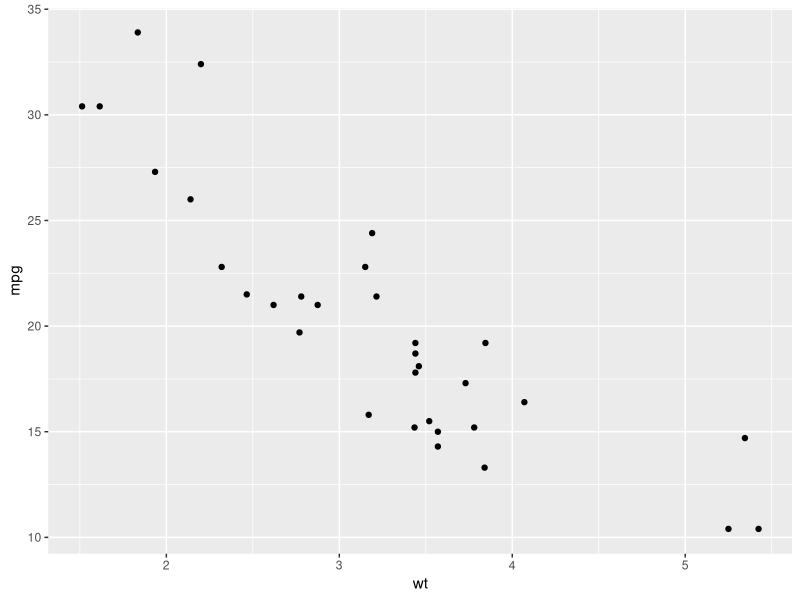
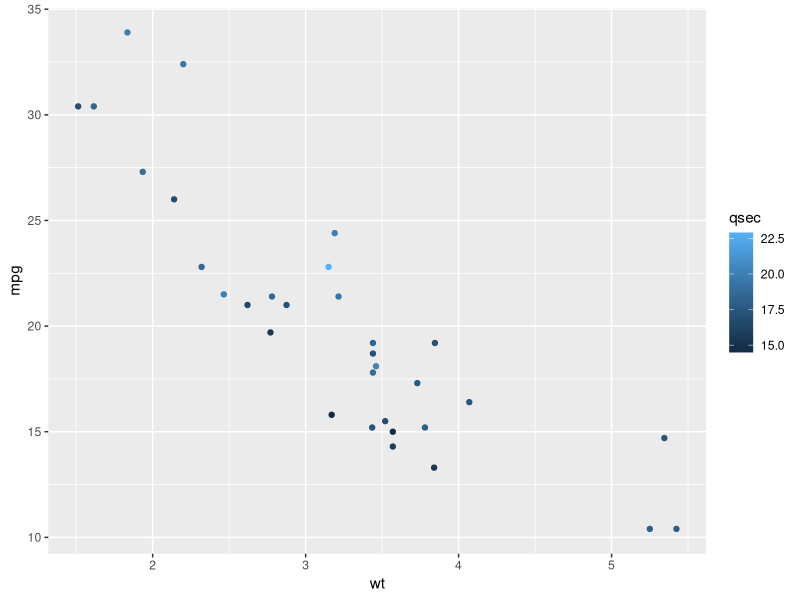
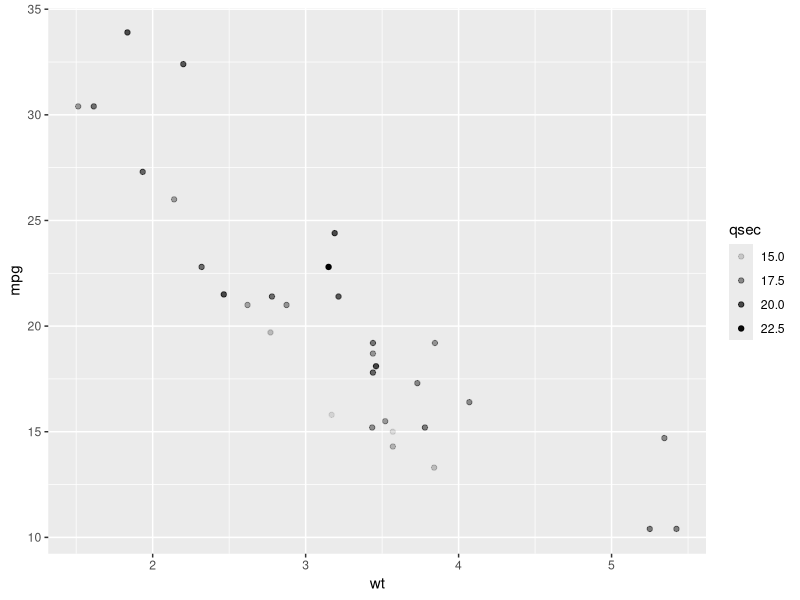
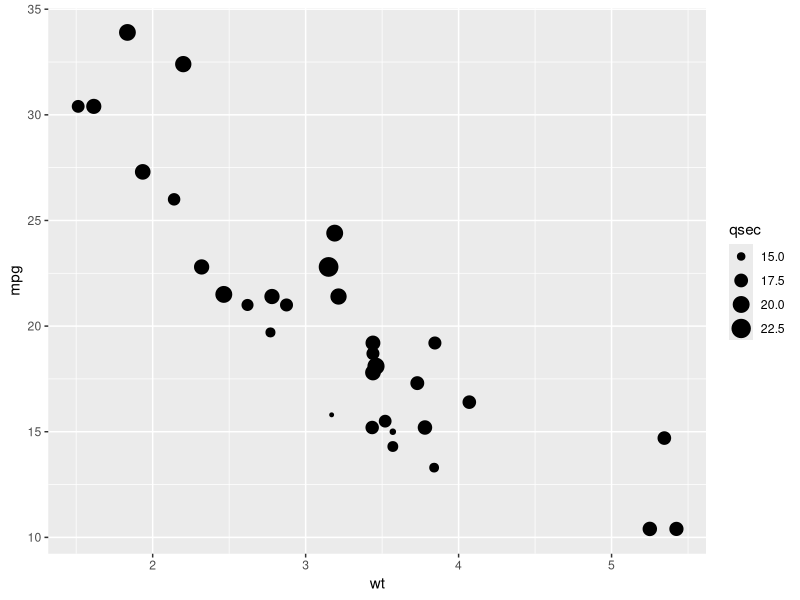
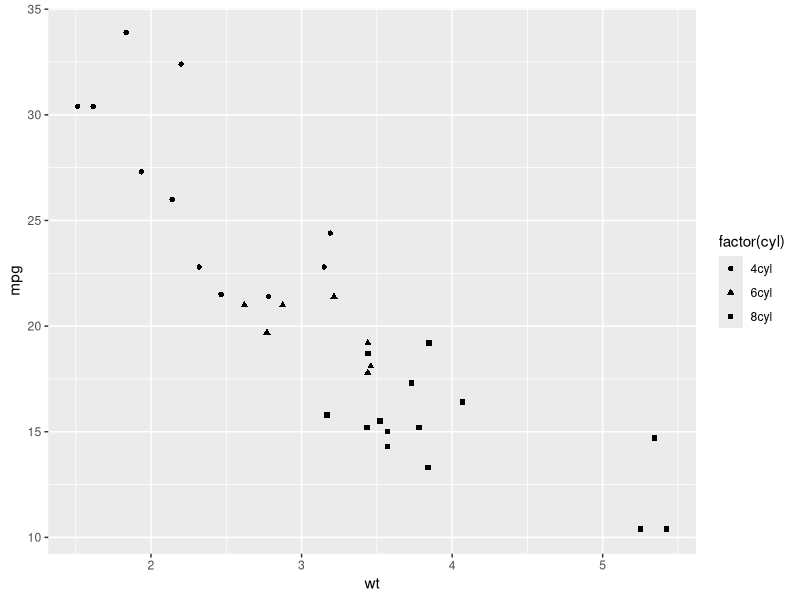
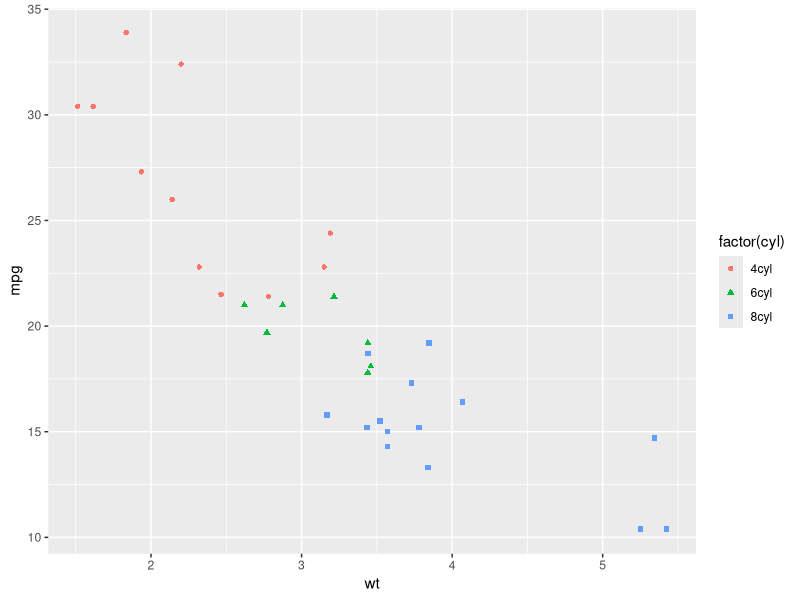
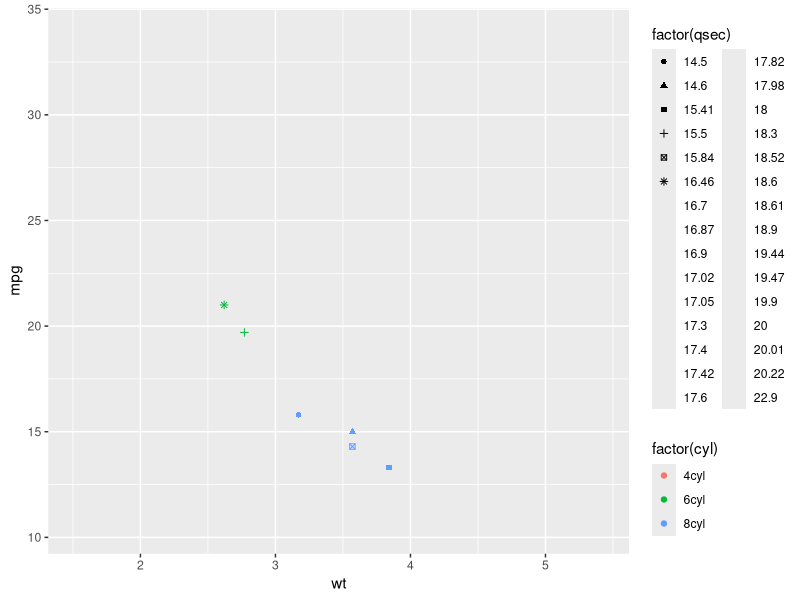
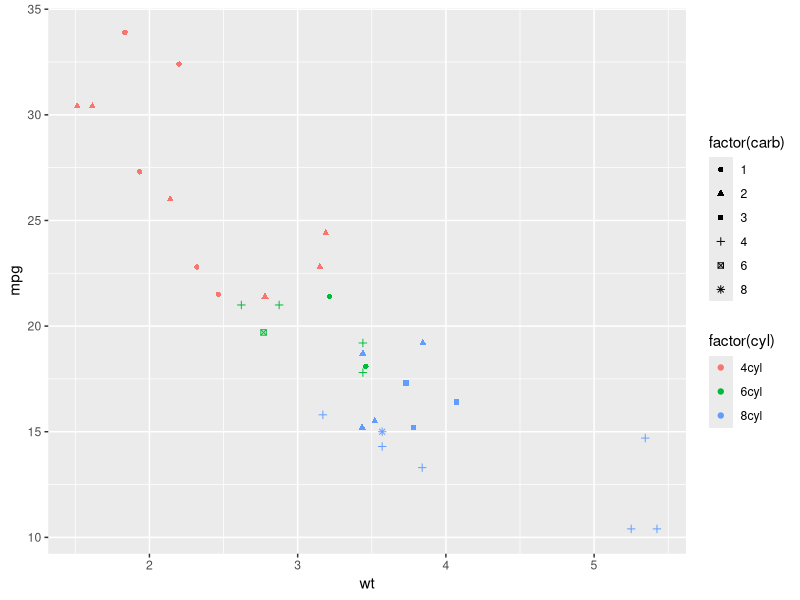

Here is the R script that generated these plots, in order:
#Acquiring and plotting data - factors(),ggplot2,gather(),gsub(),spread(),line plot using filter


install.packages('ggplot2')
library(ggplot2)
library(tidyverse)
attach(mtcars)
mtcars_data <-mtcars
view(mtcars_data)


# create factors with value labels
mtcars_data$gear<-factor(mtcars_data$gear,levels=c(3,4,5),
        labels=c("3gears","4gears","5gears"))
mtcars_data$cyl<-factor(mtcars_data$cyl,levels=c(4,6,8),
                        labels=c("4cyl","6cyl","8cyl"))
mtcars_data$am<-factor(mtcars_data$am,levels=c(0,1),
                       labels=c("Automatic","Manual"))
view(mtcars_data)



#use ggplot2, aes is what you use on x and y axis
data(mtcars_data)
p<-ggplot(data=mtcars_data,aes(x=wt,mpg))
p+geom_point() #scatter plot
p+geom_point(aes(color=qsec)) #qsec is column. 
#negative correlation.light blue for high qsec, dark blue for low qsec
#multivariate analysis(1 att on x axis,1 att on y axis,another att for mark)
#mark means multivariate analysis
#here mark is color and attribute is qsec
p+geom_point(aes(alpha=qsec))
#here, mark is alpha and attribute is qsec.
#negative correlation. light rep is low qsec,dark is high qsec
p+geom_point(aes(size=qsec))
#here, mark is size and attribute is qsec
#negative correlation.small size is low qsec
p+geom_point(aes(shape=factor(cyl)))
#negative correlation bwn wt and mpg.
#Here mark is shape,3 types of shapes available.
#using cyl attribute as factor
p+geom_point(aes(shape=factor(cyl),color=factor(cyl)))
#negative correlation
#wrt cyl,wt and mpg having cluster kind of data
p+geom_point(aes(shape=factor(qsec),color=factor(cyl)))
#here qsec has many types of value like 15 ,15.5.
#when u use qsec as shape, only 3 values have shape,rest dont have
#qsec not good choice to assign as factor
#qsec not good to be used as mark too.
p+geom_point(aes(shape=factor(carb),color=factor(cyl)))
#2 attributes added-carb and cyl, to be used as marks
p+geom_point(aes(shape=factor(am),color=factor(cyl),size=factor(carb)))
#3 attributes as marks(am,cyl,carb)



#gather() - transform data,see in different way
Country_Name <- c('Qatar','United States','Germany','United Kingdom','Canada') #vector type data
Y2009<-c(59094,47000,41567,40890,56789)
Y2010<-c(89000,87000,45000,98000,67000)
Y2011<-c(78000,12000,45000,56000,89000)
#combine all columns to make own dataset
gdp<-data.frame(Country_Name,Y2009,Y2010,Y2011)
view(gdp)
gdp_gather<- gdp %>% gather("Year","GDP",2:4) #changing representation of columns 2 to 4
view(gdp_gather)
gdp_gather$Year<-gsub("[a-zA-Z]","",gdp_gather$Year)#exclude (character)Y from Y2009 etc.
gdp_gather$year<-as.integer(gdp_gather$Year) #convert to integer
view(gdp_gather)
glimpse(gdp_gather)

attach(mtcars)
mtcars_data<-mtcars
view(mtcars_data)
mtcars_data$cyl<-gsub("[[:digit:]]+","",mtcars_data$cyl) #exclude digit part from cyl column


#spread() - transformation
Student <- c('Jack', 'Jack', 'Jack', 'Jack', 'Jack', 'Jack',
             'Rose', 'Rose', 'Rose', 'Rose', 'Rose', 'Rose')
Subject <- c('English', 'Biology', 'Chemistry', 'Maths', 'Physics',
             'Social Science', 'English', 'Biology', 'Chemistry',
             'Maths', 'Physics', 'Social Science')
Marks <- c(80, 70, 87, 75, 90, 82, 65, 70, 88, 92, 79, 93)
reportCard <- data.frame(Student, Subject, Marks)
View(reportCard)
reportCard_spread1 <- reportCard %>% spread(Subject, Marks)
View(reportCard_spread1)
reportCard_spread2 <- reportCard %>% spread(Student,Marks)
View(reportCard_spread2)


#Basic line plot using filter
view(mtcars_data)
mtcars_data$am <- factor(mtcars_data$am,levels=c(0,1),  
                         labels=c("Automatic","Manual"))
ggplot(mtcars_data %>% filter(am == "Automatic")) +
  geom_line(aes(x = mpg, y = disp), 
            lwd = 1.25, color = 'darkgreen') +
  ggtitle("Basic Line Plot", subtitle = "name - mtcars") +
  xlab("mpg") +
  ylab("disp") +
  theme_bw() +
  theme(axis.text.x = element_text(face = 'bold', size = 10),
        axis.text.y = element_text(face = 'bold', size = 10))

ggplot(mtcars_data) +
  geom_line(aes(x = mpg, y = disp, 
                color = am, lty = am), lwd = 1.25) +
  ggtitle("Line Plot with feature differentiation") +
  xlab("mpg") +
  ylab("disp") +
  theme_bw() +
  theme(axis.text.x = element_text(face = 'bold', size = 10),
        axis.text.y = element_text(face = 'bold', size = 10))


view(diamonds)
diamonds %>%
  ggplot(aes(x = cut, y = mean(price), fill = cut)) +
  geom_bar(stat = "identity") +
  ggtitle("Basic Bar Plot") +
  xlab("CUT") +
  ylab("price") +
  theme_bw() +
  theme(axis.text.x = element_text(face = 'bold', size = 10),
        axis.text.y = element_text(face = 'bold', size = 10))


#Bar charts
diamonds %>%
  ggplot(aes(x = cut, fill = cut)) + # removed y argument and value
  geom_bar()
#is same as
diamonds %>%
  ggplot(aes(x = cut, fill = cut)) + # removed y argument and value
  geom_bar(stat = "count")


diamonds %>%
  ggplot(aes(x = clarity, y = price)) +
  geom_bar(stat = "identity")


ggplot(diamonds) +
  geom_density(aes(x = price, 
                   fill = cut), alpha = 0.7)+
  ggtitle("Density Plot") +
  xlab("price") +
  ylab("Density") +
  theme_bw() +
  theme(axis.text.x = element_text(face = 'bold', size = 10),
        axis.text.y = element_text(face = 'bold', size = 10))

#read.csv to read csv file